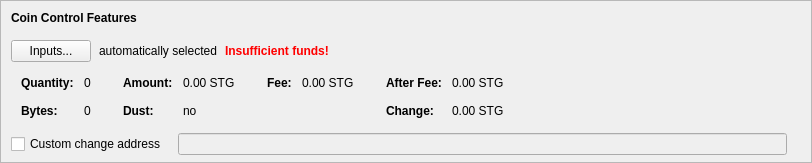
    <widget class="QFrame" name="frameCoinControl">
     <property name="sizePolicy">
      <sizepolicy hsizetype="Expanding" vsizetype="Expanding">
       <horstretch>0</horstretch>
       <verstretch>0</verstretch>
      </sizepolicy>
     </property>
     <property name="maximumSize">
      <size>
       <width>16777215</width>
       <height>16777215</height>
      </size>
     </property>
     <property name="frameShape">
      <enum>QFrame::StyledPanel</enum>
     </property>
     <property name="frameShadow">
      <enum>QFrame::Sunken</enum>
     </property>
     <layout class="QVBoxLayout" name="verticalLayoutCoinControl2">
      <property name="spacing">
       <number>0</number>
      </property>
      <property name="leftMargin">
       <number>0</number>
      </property>
      <property name="topMargin">
       <number>0</number>
      </property>
      <property name="rightMargin">
       <number>0</number>
      </property>
      <property name="bottomMargin">
       <number>6</number>
      </property>
      <item>
       <layout class="QVBoxLayout" name="verticalLayoutCoinControl" stretch="0,0,0,0,1">
        <property name="spacing">
         <number>0</number>
        </property>
        <property name="leftMargin">
         <number>10</number>
        </property>
        <property name="topMargin">
         <number>10</number>
        </property>
        <item>
         <layout class="QHBoxLayout" name="horizontalLayoutCoinControl1">
          <property name="bottomMargin">
           <number>15</number>
          </property>
          <item>
           <widget class="QLabel" name="labelCoinControlFeatures">
            <property name="sizePolicy">
             <sizepolicy hsizetype="Preferred" vsizetype="Maximum">
              <horstretch>0</horstretch>
              <verstretch>0</verstretch>
             </sizepolicy>
            </property>
            <property name="font">
             <font>
              <weight>75</weight>
              <bold>true</bold>
             </font>
            </property>
            <property name="styleSheet">
             <string notr="true">font-weight:bold;</string>
            </property>
            <property name="text">
             <string>Coin Control Features</string>
            </property>
           </widget>
          </item>
         </layout>
        </item>
        <item>
         <layout class="QHBoxLayout" name="horizontalLayoutCoinControl2" stretch="0,0,0,0">
          <property name="spacing">
           <number>8</number>
          </property>
          <property name="bottomMargin">
           <number>10</number>
          </property>
          <item>
           <widget class="QPushButton" name="pushButtonCoinControl">
            <property name="styleSheet">
             <string notr="true"/>
            </property>
            <property name="text">
             <string>Inputs...</string>
            </property>
            <property name="autoDefault">
             <bool>false</bool>
            </property>
           </widget>
          </item>
          <item>
           <widget class="QLabel" name="labelCoinControlAutomaticallySelected">
            <property name="text">
             <string>automatically selected</string>
            </property>
            <property name="margin">
             <number>5</number>
            </property>
           </widget>
          </item>
          <item>
           <widget class="QLabel" name="labelCoinControlInsuffFunds">
            <property name="font">
             <font>
              <weight>75</weight>
              <bold>true</bold>
             </font>
            </property>
            <property name="styleSheet">
             <string notr="true">color:red;font-weight:bold;</string>
            </property>
            <property name="text">
             <string>Insufficient funds!</string>
            </property>
            <property name="margin">
             <number>5</number>
            </property>
           </widget>
          </item>
          <item>
           <spacer name="horizontalSpacerCoinControl">
            <property name="orientation">
             <enum>Qt::Horizontal</enum>
            </property>
            <property name="sizeHint" stdset="0">
             <size>
              <width>40</width>
              <height>1</height>
             </size>
            </property>
           </spacer>
          </item>
         </layout>
        </item>
        <item>
         <widget class="QWidget" name="widgetCoinControl" native="true">
          <property name="sizePolicy">
           <sizepolicy hsizetype="Preferred" vsizetype="Preferred">
            <horstretch>0</horstretch>
            <verstretch>0</verstretch>
           </sizepolicy>
          </property>
          <property name="minimumSize">
           <size>
            <width>0</width>
            <height>0</height>
           </size>
          </property>
          <property name="styleSheet">
           <string notr="true"/>
          </property>
          <layout class="QHBoxLayout" name="horizontalLayoutCoinControl5">
           <property name="leftMargin">
            <number>0</number>
           </property>
           <property name="topMargin">
            <number>0</number>
           </property>
           <property name="rightMargin">
            <number>0</number>
           </property>
           <property name="bottomMargin">
            <number>0</number>
           </property>
           <item>
            <layout class="QHBoxLayout" name="horizontalLayoutCoinControl3" stretch="0,0,0,1">
             <property name="spacing">
              <number>20</number>
             </property>
             <property name="topMargin">
              <number>0</number>
             </property>
             <property name="bottomMargin">
              <number>10</number>
             </property>
             <item>
              <layout class="QFormLayout" name="formLayoutCoinControl1">
               <property name="horizontalSpacing">
                <number>10</number>
               </property>
               <property name="verticalSpacing">
                <number>14</number>
               </property>
               <property name="leftMargin">
                <number>10</number>
               </property>
               <property name="topMargin">
                <number>4</number>
               </property>
               <property name="rightMargin">
                <number>6</number>
               </property>
               <item row="0" column="0">
                <widget class="QLabel" name="labelCoinControlQuantityText">
                 <property name="font">
                  <font>
                   <weight>75</weight>
                   <bold>true</bold>
                  </font>
                 </property>
                 <property name="text">
                  <string>Quantity:</string>
                 </property>
                 <property name="margin">
                  <number>0</number>
                 </property>
                </widget>
               </item>
               <item row="0" column="1">
                <widget class="QLabel" name="labelCoinControlQuantity">
                 <property name="cursor">
                  <cursorShape>IBeamCursor</cursorShape>
                 </property>
                 <property name="contextMenuPolicy">
                  <enum>Qt::ActionsContextMenu</enum>
                 </property>
                 <property name="text">
                  <string notr="true">0</string>
                 </property>
                 <property name="margin">
                  <number>0</number>
                 </property>
                 <property name="textInteractionFlags">
                  <set>Qt::LinksAccessibleByMouse|Qt::TextSelectableByKeyboard|Qt::TextSelectableByMouse</set>
                 </property>
                </widget>
               </item>
               <item row="1" column="0">
                <widget class="QLabel" name="labelCoinControlBytesText">
                 <property name="font">
                  <font>
                   <weight>75</weight>
                   <bold>true</bold>
                  </font>
                 </property>
                 <property name="text">
                  <string>Bytes:</string>
                 </property>
                </widget>
               </item>
               <item row="1" column="1">
                <widget class="QLabel" name="labelCoinControlBytes">
                 <property name="cursor">
                  <cursorShape>IBeamCursor</cursorShape>
                 </property>
                 <property name="contextMenuPolicy">
                  <enum>Qt::ActionsContextMenu</enum>
                 </property>
                 <property name="text">
                  <string notr="true">0</string>
                 </property>
                 <property name="textInteractionFlags">
                  <set>Qt::LinksAccessibleByMouse|Qt::TextSelectableByKeyboard|Qt::TextSelectableByMouse</set>
                 </property>
                </widget>
               </item>
              </layout>
             </item>
             <item>
              <layout class="QFormLayout" name="formLayoutCoinControl2">
               <property name="horizontalSpacing">
                <number>10</number>
               </property>
               <property name="verticalSpacing">
                <number>14</number>
               </property>
               <property name="leftMargin">
                <number>6</number>
               </property>
               <property name="topMargin">
                <number>4</number>
               </property>
               <property name="rightMargin">
                <number>6</number>
               </property>
               <item row="0" column="0">
                <widget class="QLabel" name="labelCoinControlAmountText">
                 <property name="font">
                  <font>
                   <weight>75</weight>
                   <bold>true</bold>
                  </font>
                 </property>
                 <property name="text">
                  <string>Amount:</string>
                 </property>
                 <property name="margin">
                  <number>0</number>
                 </property>
                </widget>
               </item>
               <item row="0" column="1">
                <widget class="QLabel" name="labelCoinControlAmount">
                 <property name="cursor">
                  <cursorShape>IBeamCursor</cursorShape>
                 </property>
                 <property name="contextMenuPolicy">
                  <enum>Qt::ActionsContextMenu</enum>
                 </property>
                 <property name="text">
                  <string notr="true">0.00 STG</string>
                 </property>
                 <property name="textInteractionFlags">
                  <set>Qt::LinksAccessibleByMouse|Qt::TextSelectableByKeyboard|Qt::TextSelectableByMouse</set>
                 </property>
                </widget>
               </item>
               <item row="1" column="0">
                <widget class="QLabel" name="labelCoinControlLowOutputText">
                 <property name="font">
                  <font>
                   <weight>75</weight>
                   <bold>true</bold>
                  </font>
                 </property>
                 <property name="text">
                  <string>Dust:</string>
                 </property>
                </widget>
               </item>
               <item row="1" column="1">
                <widget class="QLabel" name="labelCoinControlLowOutput">
                 <property name="cursor">
                  <cursorShape>IBeamCursor</cursorShape>
                 </property>
                 <property name="contextMenuPolicy">
                  <enum>Qt::ActionsContextMenu</enum>
                 </property>
                 <property name="text">
                  <string notr="true">no</string>
                 </property>
                 <property name="textInteractionFlags">
                  <set>Qt::LinksAccessibleByMouse|Qt::TextSelectableByKeyboard|Qt::TextSelectableByMouse</set>
                 </property>
                </widget>
               </item>
              </layout>
             </item>
             <item>
              <layout class="QFormLayout" name="formLayoutCoinControl3">
               <property name="horizontalSpacing">
                <number>10</number>
               </property>
               <property name="verticalSpacing">
                <number>14</number>
               </property>
               <property name="leftMargin">
                <number>6</number>
               </property>
               <property name="topMargin">
                <number>4</number>
               </property>
               <property name="rightMargin">
                <number>6</number>
               </property>
               <item row="0" column="0">
                <widget class="QLabel" name="labelCoinControlFeeText">
                 <property name="font">
                  <font>
                   <weight>75</weight>
                   <bold>true</bold>
                  </font>
                 </property>
                 <property name="text">
                  <string>Fee:</string>
                 </property>
                 <property name="margin">
                  <number>0</number>
                 </property>
                </widget>
               </item>
               <item row="0" column="1">
                <widget class="QLabel" name="labelCoinControlFee">
                 <property name="cursor">
                  <cursorShape>IBeamCursor</cursorShape>
                 </property>
                 <property name="contextMenuPolicy">
                  <enum>Qt::ActionsContextMenu</enum>
                 </property>
                 <property name="text">
                  <string notr="true">0.00 STG</string>
                 </property>
                 <property name="textInteractionFlags">
                  <set>Qt::LinksAccessibleByMouse|Qt::TextSelectableByKeyboard|Qt::TextSelectableByMouse</set>
                 </property>
                </widget>
               </item>
             </layout>
             </item>
             <item>
              <layout class="QFormLayout" name="formLayoutCoinControl4">
               <property name="horizontalSpacing">
                <number>10</number>
               </property>
               <property name="verticalSpacing">
                <number>14</number>
               </property>
               <property name="leftMargin">
                <number>6</number>
               </property>
               <property name="topMargin">
                <number>4</number>
               </property>
               <property name="rightMargin">
                <number>6</number>
               </property>
               <item row="0" column="0">
                <widget class="QLabel" name="labelCoinControlAfterFeeText">
                 <property name="font">
                  <font>
                   <weight>75</weight>
                   <bold>true</bold>
                  </font>
                 </property>
                 <property name="text">
                  <string>After Fee:</string>
                 </property>
                 <property name="margin">
                  <number>0</number>
                 </property>
                </widget>
               </item>
               <item row="0" column="1">
                <widget class="QLabel" name="labelCoinControlAfterFee">
                 <property name="cursor">
                  <cursorShape>IBeamCursor</cursorShape>
                 </property>
                 <property name="contextMenuPolicy">
                  <enum>Qt::ActionsContextMenu</enum>
                 </property>
                 <property name="text">
                  <string notr="true">0.00 STG</string>
                 </property>
                 <property name="textInteractionFlags">
                  <set>Qt::LinksAccessibleByMouse|Qt::TextSelectableByKeyboard|Qt::TextSelectableByMouse</set>
                 </property>
                </widget>
               </item>
               <item row="1" column="0">
                <widget class="QLabel" name="labelCoinControlChangeText">
                 <property name="font">
                  <font>
                   <weight>75</weight>
                   <bold>true</bold>
                  </font>
                 </property>
                 <property name="text">
                  <string>Change:</string>
                 </property>
                </widget>
               </item>
               <item row="1" column="1">
                <widget class="QLabel" name="labelCoinControlChange">
                 <property name="cursor">
                  <cursorShape>IBeamCursor</cursorShape>
                 </property>
                 <property name="contextMenuPolicy">
                  <enum>Qt::ActionsContextMenu</enum>
                 </property>
                 <property name="text">
                  <string notr="true">0.00 STG</string>
                 </property>
                 <property name="textInteractionFlags">
                  <set>Qt::LinksAccessibleByMouse|Qt::TextSelectableByKeyboard|Qt::TextSelectableByMouse</set>
                 </property>
                </widget>
               </item>
              </layout>
             </item>
            </layout>
           </item>
          </layout>
         </widget>
        </item>
        <item>
         <layout class="QHBoxLayout" name="horizontalLayoutCoinControl4" stretch="0,0,0">
          <property name="spacing">
           <number>12</number>
          </property>
          <property name="sizeConstraint">
           <enum>QLayout::SetDefaultConstraint</enum>
          </property>
          <property name="topMargin">
           <number>5</number>
          </property>
          <property name="rightMargin">
           <number>5</number>
          </property>
          <item>
           <widget class="QCheckBox" name="checkBoxCoinControlChange">
            <property name="toolTip">
             <string>If this is activated, but the change address is empty or invalid, change will be sent to a newly generated address.</string>
            </property>
            <property name="text">
             <string>Custom change address</string>
            </property>
           </widget>
          </item>
          <item>
           <widget class="QValidatedLineEdit" name="lineEditCoinControlChange">
            <property name="enabled">
             <bool>false</bool>
            </property>
            <property name="sizePolicy">
             <sizepolicy hsizetype="Expanding" vsizetype="Fixed">
              <horstretch>0</horstretch>
              <verstretch>0</verstretch>
             </sizepolicy>
            </property>
           </widget>
          </item>
          <item>
           <widget class="QLabel" name="labelCoinControlChangeLabel">
            <property name="sizePolicy">
             <sizepolicy hsizetype="Preferred" vsizetype="Expanding">
              <horstretch>0</horstretch>
              <verstretch>0</verstretch>
             </sizepolicy>
            </property>
            <property name="minimumSize">
             <size>
              <width>0</width>
              <height>0</height>
             </size>
            </property>
            <property name="text">
             <string/>
            </property>
            <property name="margin">
             <number>3</number>
            </property>
           </widget>
          </item>
         </layout>
        </item>
        <item>
         <spacer name="verticalSpacerCoinControl">
          <property name="orientation">
           <enum>Qt::Vertical</enum>
          </property>
          <property name="sizeHint" stdset="0">
           <size>
            <width>800</width>
            <height>1</height>
           </size>
          </property>
         </spacer>
        </item>
       </layout>
      </item>
     </layout>
    </widget>
